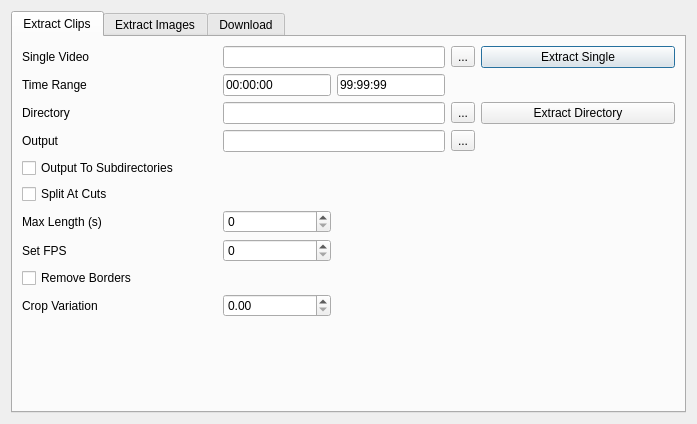
<?xml version="1.0" encoding="UTF-8"?>
<ui version="4.0">
 <class>Dialog</class>
 <widget class="QDialog" name="Dialog">
  <property name="windowModality">
   <enum>Qt::WindowModality::WindowModal</enum>
  </property>
  <property name="geometry">
   <rect>
    <x>0</x>
    <y>0</y>
    <width>697</width>
    <height>424</height>
   </rect>
  </property>
  <property name="sizePolicy">
   <sizepolicy hsizetype="Fixed" vsizetype="Fixed">
    <horstretch>0</horstretch>
    <verstretch>0</verstretch>
   </sizepolicy>
  </property>
  <property name="windowTitle">
   <string>Video Tools</string>
  </property>
  <property name="sizeGripEnabled">
   <bool>false</bool>
  </property>
  <property name="modal">
   <bool>true</bool>
  </property>
  <layout class="QGridLayout" name="gridLayout">
   <item row="0" column="0">
    <widget class="QTabWidget" name="tabWidget">
     <property name="currentIndex">
      <number>0</number>
     </property>
     <widget class="QWidget" name="tab">
      <attribute name="title">
       <string>Extract Clips</string>
      </attribute>
      <layout class="QGridLayout" name="gridLayout_2">
       <item row="4" column="0">
        <widget class="QCheckBox" name="outputSubdirectories1Cbx">
         <property name="toolTip">
          <string>If enabled, files are saved to subfolders based on filename and input directory. Otherwise will all be saved to the top level of the output directory</string>
         </property>
         <property name="text">
          <string>Output To Subdirectories</string>
         </property>
        </widget>
       </item>
       <item row="3" column="4">
        <widget class="QToolButton" name="output1Btn">
         <property name="text">
          <string>...</string>
         </property>
        </widget>
       </item>
       <item row="6" column="1">
        <widget class="QSpinBox" name="maxLengthSbx">
         <property name="toolTip">
          <string>Maximum length in seconds for saved clips, larger clips will be broken into multiple small clips</string>
         </property>
        </widget>
       </item>
       <item row="0" column="5">
        <widget class="QPushButton" name="extractSingle1Btn">
         <property name="text">
          <string>Extract Single</string>
         </property>
        </widget>
       </item>
       <item row="0" column="0">
        <widget class="QLabel" name="label">
         <property name="text">
          <string>Single Video</string>
         </property>
         <property name="buddy">
          <cstring>singleVideo1Led</cstring>
         </property>
        </widget>
       </item>
       <item row="3" column="0">
        <widget class="QLabel" name="label_4">
         <property name="text">
          <string>Output</string>
         </property>
         <property name="buddy">
          <cstring>output1Led</cstring>
         </property>
        </widget>
       </item>
       <item row="2" column="0">
        <widget class="QLabel" name="label_3">
         <property name="text">
          <string>Directory</string>
         </property>
         <property name="buddy">
          <cstring>directory1Led</cstring>
         </property>
        </widget>
       </item>
       <item row="9" column="0">
        <widget class="QLabel" name="label_7">
         <property name="text">
          <string>Crop Variation</string>
         </property>
         <property name="buddy">
          <cstring>cropVariation1Sbx</cstring>
         </property>
        </widget>
       </item>
       <item row="7" column="1">
        <widget class="QSpinBox" name="fpsSbx">
         <property name="toolTip">
          <string>FPS to convert output videos to, set to 0 to keep original rate</string>
         </property>
        </widget>
       </item>
       <item row="2" column="5">
        <widget class="QPushButton" name="extractDirectory1Btn">
         <property name="text">
          <string>Extract Directory</string>
         </property>
        </widget>
       </item>
       <item row="5" column="0" colspan="2">
        <widget class="QCheckBox" name="splitCutsCbx">
         <property name="toolTip">
          <string>If enabled, detect cuts in the input video and split at those points. Otherwise will split at any point, and clips may contain cuts</string>
         </property>
         <property name="text">
          <string>Split At Cuts</string>
         </property>
        </widget>
       </item>
       <item row="2" column="1" colspan="2">
        <widget class="QLineEdit" name="directory1Led">
         <property name="toolTip">
          <string>Path to directory with multiple videos to process, including in subdirectories</string>
         </property>
        </widget>
       </item>
       <item row="8" column="0">
        <widget class="QCheckBox" name="removeBorders1Cbx">
         <property name="text">
          <string>Remove Borders</string>
         </property>
        </widget>
       </item>
       <item row="0" column="1" colspan="2">
        <widget class="QLineEdit" name="singleVideo1Led">
         <property name="toolTip">
          <string>Link to single video file to process</string>
         </property>
        </widget>
       </item>
       <item row="2" column="4">
        <widget class="QToolButton" name="directory1Btn">
         <property name="text">
          <string>...</string>
         </property>
        </widget>
       </item>
       <item row="3" column="1" colspan="2">
        <widget class="QLineEdit" name="output1Led">
         <property name="toolTip">
          <string>Path to folder where extracted clips will be saved</string>
         </property>
        </widget>
       </item>
       <item row="0" column="4">
        <widget class="QToolButton" name="singleVideo1Btn">
         <property name="text">
          <string>...</string>
         </property>
        </widget>
       </item>
       <item row="6" column="0">
        <widget class="QLabel" name="label_5">
         <property name="text">
          <string>Max Length (s)</string>
         </property>
         <property name="buddy">
          <cstring>maxLengthSbx</cstring>
         </property>
        </widget>
       </item>
       <item row="9" column="1">
        <widget class="QDoubleSpinBox" name="cropVariation1Sbx">
         <property name="toolTip">
          <string>Output clips will be randomly cropped to +- the base aspect ratio, somewhat biased towards making square videos. Set to 0 to use only base aspect</string>
         </property>
        </widget>
       </item>
       <item row="1" column="0">
        <widget class="QLabel" name="label_2">
         <property name="text">
          <string>Time Range</string>
         </property>
         <property name="buddy">
          <cstring>timeRangeStart1Led</cstring>
         </property>
        </widget>
       </item>
       <item row="1" column="1">
        <widget class="QLineEdit" name="timeRangeStart1Led">
         <property name="sizePolicy">
          <sizepolicy hsizetype="Fixed" vsizetype="Fixed">
           <horstretch>0</horstretch>
           <verstretch>0</verstretch>
          </sizepolicy>
         </property>
         <property name="toolTip">
          <string>Time range to limit selection for single video, format as hour:minute:second, minute:second, or seconds</string>
         </property>
         <property name="inputMask">
          <string>99:99:99</string>
         </property>
         <property name="text">
          <string>00:00:00</string>
         </property>
        </widget>
       </item>
       <item row="1" column="2">
        <widget class="QLineEdit" name="timeRangeStop1Led">
         <property name="sizePolicy">
          <sizepolicy hsizetype="Fixed" vsizetype="Fixed">
           <horstretch>0</horstretch>
           <verstretch>0</verstretch>
          </sizepolicy>
         </property>
         <property name="toolTip">
          <string>Time range to limit selection for single video, format as hour:minute:second, minute:second, or seconds</string>
         </property>
         <property name="inputMask">
          <string>99:99:99</string>
         </property>
         <property name="text">
          <string>99:99:99</string>
         </property>
        </widget>
       </item>
       <item row="7" column="0">
        <widget class="QLabel" name="label_6">
         <property name="text">
          <string>Set FPS</string>
         </property>
         <property name="buddy">
          <cstring>fpsSbx</cstring>
         </property>
        </widget>
       </item>
       <item row="10" column="0">
        <spacer name="verticalSpacer_2">
         <property name="orientation">
          <enum>Qt::Orientation::Vertical</enum>
         </property>
         <property name="sizeHint" stdset="0">
          <size>
           <width>20</width>
           <height>40</height>
          </size>
         </property>
        </spacer>
       </item>
      </layout>
     </widget>
     <widget class="QWidget" name="tab_2">
      <attribute name="title">
       <string>Extract Images</string>
      </attribute>
      <layout class="QGridLayout" name="gridLayout_3">
       <item row="2" column="4">
        <widget class="QPushButton" name="extractDirectory2Btn">
         <property name="text">
          <string>Extract Directory</string>
         </property>
        </widget>
       </item>
       <item row="8" column="1">
        <widget class="QDoubleSpinBox" name="cropVariation2Sbx">
         <property name="toolTip">
          <string>Output images will be randomly cropped to +- the base aspect ratio, somewhat biased towards making square images. Set to 0 to use only base aspect</string>
         </property>
        </widget>
       </item>
       <item row="0" column="4">
        <widget class="QPushButton" name="extractSingle2Btn">
         <property name="text">
          <string>Extract Single</string>
         </property>
        </widget>
       </item>
       <item row="2" column="3">
        <widget class="QToolButton" name="directory2Btn">
         <property name="text">
          <string>...</string>
         </property>
        </widget>
       </item>
       <item row="8" column="0">
        <widget class="QLabel" name="label_14">
         <property name="text">
          <string>Crop Variation</string>
         </property>
         <property name="buddy">
          <cstring>cropVariation2Sbx</cstring>
         </property>
        </widget>
       </item>
       <item row="7" column="0">
        <widget class="QCheckBox" name="removeBorders2Cbx">
         <property name="text">
          <string>Remove Borders</string>
         </property>
        </widget>
       </item>
       <item row="5" column="0">
        <widget class="QLabel" name="label_10">
         <property name="text">
          <string>Images/sec</string>
         </property>
         <property name="buddy">
          <cstring>imagesSecSbx</cstring>
         </property>
        </widget>
       </item>
       <item row="3" column="3">
        <widget class="QToolButton" name="output2Btn">
         <property name="text">
          <string>...</string>
         </property>
        </widget>
       </item>
       <item row="3" column="0">
        <widget class="QLabel" name="label_13">
         <property name="text">
          <string>Output</string>
         </property>
         <property name="buddy">
          <cstring>output2Led</cstring>
         </property>
        </widget>
       </item>
       <item row="0" column="1" colspan="2">
        <widget class="QLineEdit" name="singleVideo2Led">
         <property name="toolTip">
          <string>Link to single video file to process</string>
         </property>
        </widget>
       </item>
       <item row="3" column="1" colspan="2">
        <widget class="QLineEdit" name="output2Led">
         <property name="toolTip">
          <string>Path to folder where extracted images will be saved</string>
         </property>
        </widget>
       </item>
       <item row="0" column="0">
        <widget class="QLabel" name="label_11">
         <property name="text">
          <string>Single Video</string>
         </property>
         <property name="buddy">
          <cstring>singleVideo2Led</cstring>
         </property>
        </widget>
       </item>
       <item row="1" column="0">
        <widget class="QLabel" name="label_9">
         <property name="text">
          <string>Time Range</string>
         </property>
         <property name="buddy">
          <cstring>timeRangeStart2</cstring>
         </property>
        </widget>
       </item>
       <item row="0" column="3">
        <widget class="QToolButton" name="singleVideo2Btn">
         <property name="text">
          <string>...</string>
         </property>
        </widget>
       </item>
       <item row="1" column="2">
        <widget class="QLineEdit" name="timeRangeStop2">
         <property name="sizePolicy">
          <sizepolicy hsizetype="Fixed" vsizetype="Fixed">
           <horstretch>0</horstretch>
           <verstretch>0</verstretch>
          </sizepolicy>
         </property>
         <property name="toolTip">
          <string>Time range to limit selection for single video, format as hour:minute:second, minute:second, or seconds</string>
         </property>
         <property name="inputMask">
          <string>99:99:99</string>
         </property>
         <property name="text">
          <string>99:99:99</string>
         </property>
        </widget>
       </item>
       <item row="2" column="0">
        <widget class="QLabel" name="label_12">
         <property name="text">
          <string>Directory</string>
         </property>
         <property name="buddy">
          <cstring>directory2Led</cstring>
         </property>
        </widget>
       </item>
       <item row="6" column="0">
        <widget class="QLabel" name="label_8">
         <property name="text">
          <string>Blur Removal</string>
         </property>
         <property name="buddy">
          <cstring>blurRemovalSbx</cstring>
         </property>
        </widget>
       </item>
       <item row="4" column="0">
        <widget class="QCheckBox" name="outputSubdirectories2Cbx">
         <property name="toolTip">
          <string>If enabled, files are saved to subfolders based on filename and input directory. Otherwise will all be saved to the top level of the output directory</string>
         </property>
         <property name="text">
          <string>Output To Subdirectories</string>
         </property>
        </widget>
       </item>
       <item row="1" column="1">
        <widget class="QLineEdit" name="timeRangeStart2">
         <property name="sizePolicy">
          <sizepolicy hsizetype="Fixed" vsizetype="Fixed">
           <horstretch>0</horstretch>
           <verstretch>0</verstretch>
          </sizepolicy>
         </property>
         <property name="toolTip">
          <string>Time range to limit selection for single video, format as hour:minute:second, minute:second, or seconds</string>
         </property>
         <property name="inputMask">
          <string>99:99:99</string>
         </property>
         <property name="text">
          <string>00:00:00</string>
         </property>
        </widget>
       </item>
       <item row="9" column="0">
        <spacer name="verticalSpacer">
         <property name="orientation">
          <enum>Qt::Orientation::Vertical</enum>
         </property>
         <property name="sizeHint" stdset="0">
          <size>
           <width>20</width>
           <height>40</height>
          </size>
         </property>
        </spacer>
       </item>
       <item row="2" column="1" colspan="2">
        <widget class="QLineEdit" name="directory2Led">
         <property name="toolTip">
          <string>Path to directory with multiple videos to process, including in subdirectories</string>
         </property>
        </widget>
       </item>
       <item row="5" column="1">
        <widget class="QDoubleSpinBox" name="imagesSecSbx">
         <property name="toolTip">
          <string>Number of images to capture per second of video. Images will be taken at semi-random frames around the specified frequency</string>
         </property>
        </widget>
       </item>
       <item row="6" column="1">
        <widget class="QDoubleSpinBox" name="blurRemovalSbx">
         <property name="toolTip">
          <string>Threshold for removal of blurry images, relative to all others. For example at 0.2, the blurriest 20% of the final selected frames will not be saved</string>
         </property>
        </widget>
       </item>
      </layout>
     </widget>
     <widget class="QWidget" name="tab_3">
      <attribute name="title">
       <string>Download</string>
      </attribute>
      <layout class="QGridLayout" name="gridLayout_4">
       <item row="0" column="0">
        <widget class="QLabel" name="label_15">
         <property name="text">
          <string>Single Link</string>
         </property>
         <property name="buddy">
          <cstring>singleLinkLed</cstring>
         </property>
        </widget>
       </item>
       <item row="0" column="1" colspan="2">
        <widget class="QLineEdit" name="singleLinkLed">
         <property name="toolTip">
          <string>Link to video/playlist to download. Uses yt-dlp, supports youtube, twitch, instagram, and many other sites</string>
         </property>
        </widget>
       </item>
       <item row="0" column="4">
        <widget class="QPushButton" name="downloadLinkBtn">
         <property name="text">
          <string>Download Link</string>
         </property>
        </widget>
       </item>
       <item row="1" column="0" colspan="2">
        <widget class="QLabel" name="label_16">
         <property name="text">
          <string>Link List</string>
         </property>
         <property name="buddy">
          <cstring>linkListLed</cstring>
         </property>
        </widget>
       </item>
       <item row="1" column="2">
        <widget class="QLineEdit" name="linkListLed">
         <property name="toolTip">
          <string>Path to txt file with list of links separated by newlines</string>
         </property>
        </widget>
       </item>
       <item row="1" column="3">
        <widget class="QToolButton" name="linkListBtn">
         <property name="text">
          <string>...</string>
         </property>
        </widget>
       </item>
       <item row="1" column="4">
        <widget class="QPushButton" name="downloadListBtn">
         <property name="text">
          <string>Download List</string>
         </property>
        </widget>
       </item>
       <item row="2" column="0">
        <widget class="QLabel" name="label_17">
         <property name="text">
          <string>Output</string>
         </property>
         <property name="buddy">
          <cstring>output3Led</cstring>
         </property>
        </widget>
       </item>
       <item row="2" column="2">
        <widget class="QLineEdit" name="output3Led">
         <property name="toolTip">
          <string>Path to folder where downloaded videos will be saved</string>
         </property>
        </widget>
       </item>
       <item row="2" column="3">
        <widget class="QToolButton" name="output3Btn">
         <property name="text">
          <string>...</string>
         </property>
        </widget>
       </item>
       <item row="3" column="0">
        <widget class="QLabel" name="label_18">
         <property name="text">
          <string>Additional Args</string>
         </property>
         <property name="buddy">
          <cstring>additionalArgsTed</cstring>
         </property>
        </widget>
       </item>
       <item row="3" column="2" colspan="2">
        <widget class="QPlainTextEdit" name="additionalArgsTed">
         <property name="toolTip">
          <string>Any additional arguments to pass to yt-dlp, for example '--restrict-filenames --force-overwrite'. Default args will hide most terminal outputs</string>
         </property>
         <property name="plainText">
          <string>--quiet --no-warnings --progress</string>
         </property>
        </widget>
       </item>
       <item row="3" column="4">
        <widget class="QPushButton" name="infoBtn">
         <property name="text">
          <string>yt-dlp Info</string>
         </property>
        </widget>
       </item>
      </layout>
     </widget>
    </widget>
   </item>
  </layout>
 </widget>
 <tabstops>
  <tabstop>tabWidget</tabstop>
  <tabstop>singleVideo1Led</tabstop>
  <tabstop>singleVideo1Btn</tabstop>
  <tabstop>extractSingle1Btn</tabstop>
  <tabstop>timeRangeStart1Led</tabstop>
  <tabstop>timeRangeStop1Led</tabstop>
  <tabstop>directory1Led</tabstop>
  <tabstop>directory1Btn</tabstop>
  <tabstop>extractDirectory1Btn</tabstop>
  <tabstop>output1Led</tabstop>
  <tabstop>output1Btn</tabstop>
  <tabstop>outputSubdirectories1Cbx</tabstop>
  <tabstop>splitCutsCbx</tabstop>
  <tabstop>maxLengthSbx</tabstop>
  <tabstop>fpsSbx</tabstop>
  <tabstop>removeBorders1Cbx</tabstop>
  <tabstop>cropVariation1Sbx</tabstop>
  <tabstop>singleVideo2Led</tabstop>
  <tabstop>singleVideo2Btn</tabstop>
  <tabstop>extractSingle2Btn</tabstop>
  <tabstop>timeRangeStart2</tabstop>
  <tabstop>timeRangeStop2</tabstop>
  <tabstop>directory2Led</tabstop>
  <tabstop>directory2Btn</tabstop>
  <tabstop>extractDirectory2Btn</tabstop>
  <tabstop>output2Led</tabstop>
  <tabstop>output2Btn</tabstop>
  <tabstop>outputSubdirectories2Cbx</tabstop>
  <tabstop>imagesSecSbx</tabstop>
  <tabstop>blurRemovalSbx</tabstop>
  <tabstop>removeBorders2Cbx</tabstop>
  <tabstop>cropVariation2Sbx</tabstop>
  <tabstop>singleLinkLed</tabstop>
  <tabstop>downloadLinkBtn</tabstop>
  <tabstop>linkListLed</tabstop>
  <tabstop>linkListBtn</tabstop>
  <tabstop>downloadListBtn</tabstop>
  <tabstop>output3Led</tabstop>
  <tabstop>output3Btn</tabstop>
  <tabstop>additionalArgsTed</tabstop>
  <tabstop>infoBtn</tabstop>
 </tabstops>
 <resources/>
 <connections/>
</ui>
